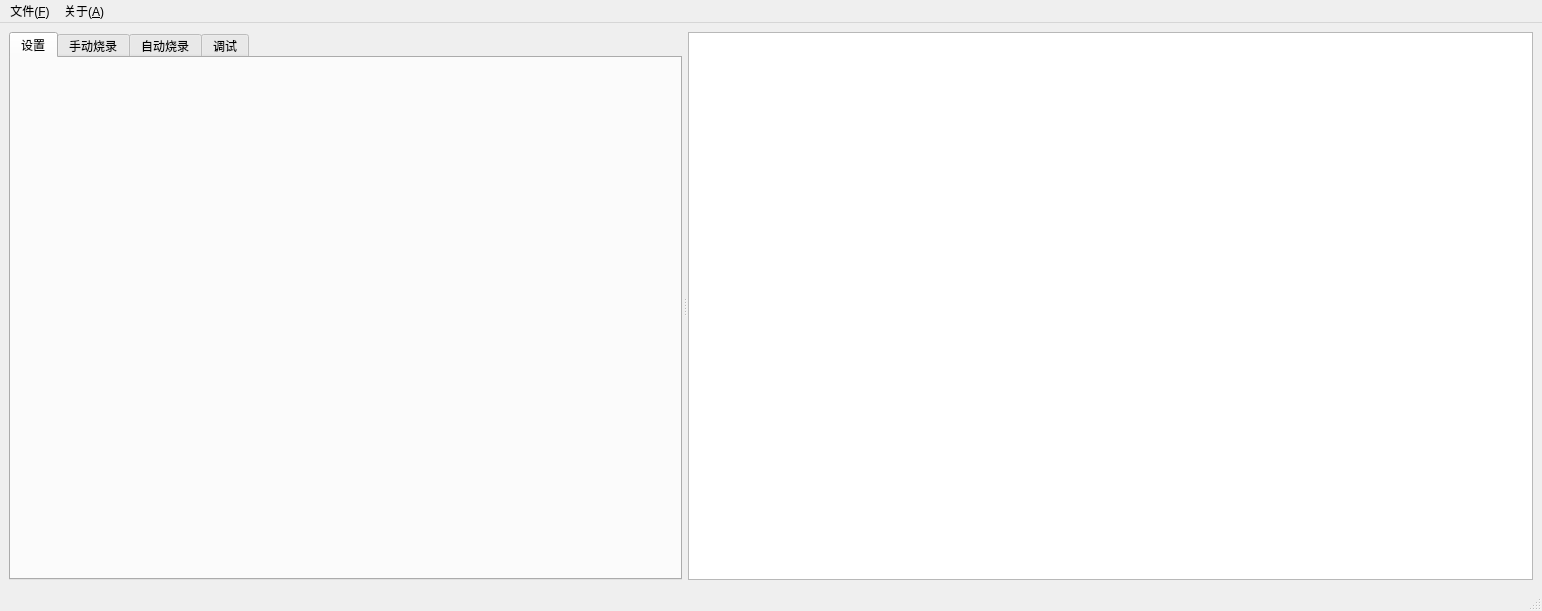
<?xml version="1.0" encoding="UTF-8"?>
<ui version="4.0">
 <class>MainWindow</class>
 <widget class="QMainWindow" name="MainWindow">
  <property name="geometry">
   <rect>
    <x>0</x>
    <y>0</y>
    <width>1542</width>
    <height>611</height>
   </rect>
  </property>
  <property name="minimumSize">
   <size>
    <width>540</width>
    <height>350</height>
   </size>
  </property>
  <property name="windowTitle">
   <string>Kendryte buring tool</string>
  </property>
  <widget class="QWidget" name="mainView">
   <layout class="QHBoxLayout" name="horizontalLayout">
    <item>
     <widget class="QSplitter" name="mainSplitter">
      <property name="orientation">
       <enum>Qt::Horizontal</enum>
      </property>
      <property name="handleWidth">
       <number>6</number>
      </property>
      <widget class="QTabWidget" name="mainTabView">
       <property name="sizePolicy">
        <sizepolicy hsizetype="Preferred" vsizetype="Preferred">
         <horstretch>0</horstretch>
         <verstretch>0</verstretch>
        </sizepolicy>
       </property>
       <property name="currentIndex">
        <number>0</number>
       </property>
       <widget class="SettingsWindow" name="settingsWindow">
        <attribute name="title">
         <string>设置</string>
        </attribute>
        <layout class="QVBoxLayout" name="verticalLayout_4"/>
       </widget>
       <widget class="SingleBurnWindow" name="manualBurnWindow">
        <attribute name="title">
         <string>手动烧录</string>
        </attribute>
        <attribute name="toolTip">
         <string>手动选择设备烧录</string>
        </attribute>
        <layout class="QVBoxLayout" name="verticalLayout"/>
       </widget>
       <widget class="QWidget" name="tabAutoBurn">
        <attribute name="title">
         <string>自动烧录</string>
        </attribute>
        <attribute name="toolTip">
         <string>自动探测新设备并烧录</string>
        </attribute>
        <widget class="QGroupBox" name="groupBox_2">
         <property name="geometry">
          <rect>
           <x>290</x>
           <y>150</y>
           <width>120</width>
           <height>80</height>
          </rect>
         </property>
         <property name="title">
          <string>GroupBox</string>
         </property>
        </widget>
       </widget>
       <widget class="DebugWindow" name="tabDebug">
        <attribute name="title">
         <string>调试</string>
        </attribute>
        <attribute name="toolTip">
         <string>调试页面</string>
        </attribute>
        <layout class="QGridLayout" name="gridLayout_2"/>
       </widget>
      </widget>
      <widget class="QWidget" name="debugLogView" native="true">
       <property name="sizePolicy">
        <sizepolicy hsizetype="Expanding" vsizetype="Preferred">
         <horstretch>0</horstretch>
         <verstretch>0</verstretch>
        </sizepolicy>
       </property>
       <layout class="QVBoxLayout" name="verticalLayout_3">
        <property name="spacing">
         <number>0</number>
        </property>
        <property name="leftMargin">
         <number>0</number>
        </property>
        <property name="topMargin">
         <number>0</number>
        </property>
        <property name="rightMargin">
         <number>0</number>
        </property>
        <property name="bottomMargin">
         <number>0</number>
        </property>
        <item>
         <widget class="LoggerWindow" name="textLog">
          <property name="undoRedoEnabled">
           <bool>false</bool>
          </property>
          <property name="readOnly">
           <bool>true</bool>
          </property>
         </widget>
        </item>
       </layout>
      </widget>
     </widget>
    </item>
   </layout>
  </widget>
  <widget class="QMenuBar" name="menubar">
   <property name="geometry">
    <rect>
     <x>0</x>
     <y>0</y>
     <width>1542</width>
     <height>21</height>
    </rect>
   </property>
   <widget class="QMenu" name="menuF_ile">
    <property name="title">
     <string>文件(&amp;F)</string>
    </property>
    <addaction name="btnToggleLogTrace"/>
    <addaction name="btnSaveLog"/>
    <addaction name="separator"/>
    <addaction name="btnQuitMenu"/>
   </widget>
   <widget class="QMenu" name="menu_A_bout">
    <property name="title">
     <string>关于(&amp;A)</string>
    </property>
    <addaction name="btnOpenWebsite"/>
   </widget>
   <addaction name="menuF_ile"/>
   <addaction name="menu_A_bout"/>
  </widget>
  <widget class="QStatusBar" name="statusbar"/>
  <action name="btnOpenWebsite">
   <property name="text">
    <string>打开工具主页</string>
   </property>
   <property name="iconVisibleInMenu">
    <bool>false</bool>
   </property>
  </action>
  <action name="btnQuitMenu">
   <property name="text">
    <string>退出(&amp;Q)</string>
   </property>
   <property name="toolTip">
    <string>退出</string>
   </property>
   <property name="menuRole">
    <enum>QAction::QuitRole</enum>
   </property>
  </action>
  <action name="btnSaveLog">
   <property name="text">
    <string>保存日志(&amp;S)</string>
   </property>
   <property name="toolTip">
    <string>保存日志</string>
   </property>
   <property name="shortcut">
    <string>Ctrl+S</string>
   </property>
  </action>
  <action name="btnToggleLogTrace">
   <property name="checkable">
    <bool>true</bool>
   </property>
   <property name="checked">
    <bool>true</bool>
   </property>
   <property name="text">
    <string>更详细显示日志</string>
   </property>
  </action>
 </widget>
 <customwidgets>
  <customwidget>
   <class>LoggerWindow</class>
   <extends>QTextEdit</extends>
   <header>widgets/LoggerWindow.h</header>
  </customwidget>
  <customwidget>
   <class>SettingsWindow</class>
   <extends>QWidget</extends>
   <header>widgets/SettingsWindow.h</header>
   <container>1</container>
  </customwidget>
  <customwidget>
   <class>SingleBurnWindow</class>
   <extends>QWidget</extends>
   <header>widgets/SingleBurnWindow.h</header>
   <container>1</container>
  </customwidget>
  <customwidget>
   <class>DebugWindow</class>
   <extends>QWidget</extends>
   <header>widgets/DebugWindow.h</header>
   <container>1</container>
  </customwidget>
 </customwidgets>
 <resources/>
 <connections>
  <connection>
   <sender>btnQuitMenu</sender>
   <signal>triggered()</signal>
   <receiver>MainWindow</receiver>
   <slot>close()</slot>
   <hints>
    <hint type="sourcelabel">
     <x>-1</x>
     <y>-1</y>
    </hint>
    <hint type="destinationlabel">
     <x>532</x>
     <y>384</y>
    </hint>
   </hints>
  </connection>
 </connections>
 <slots>
  <slot>loadSysImage()</slot>
  <slot>handleResize()</slot>
 </slots>
</ui>
